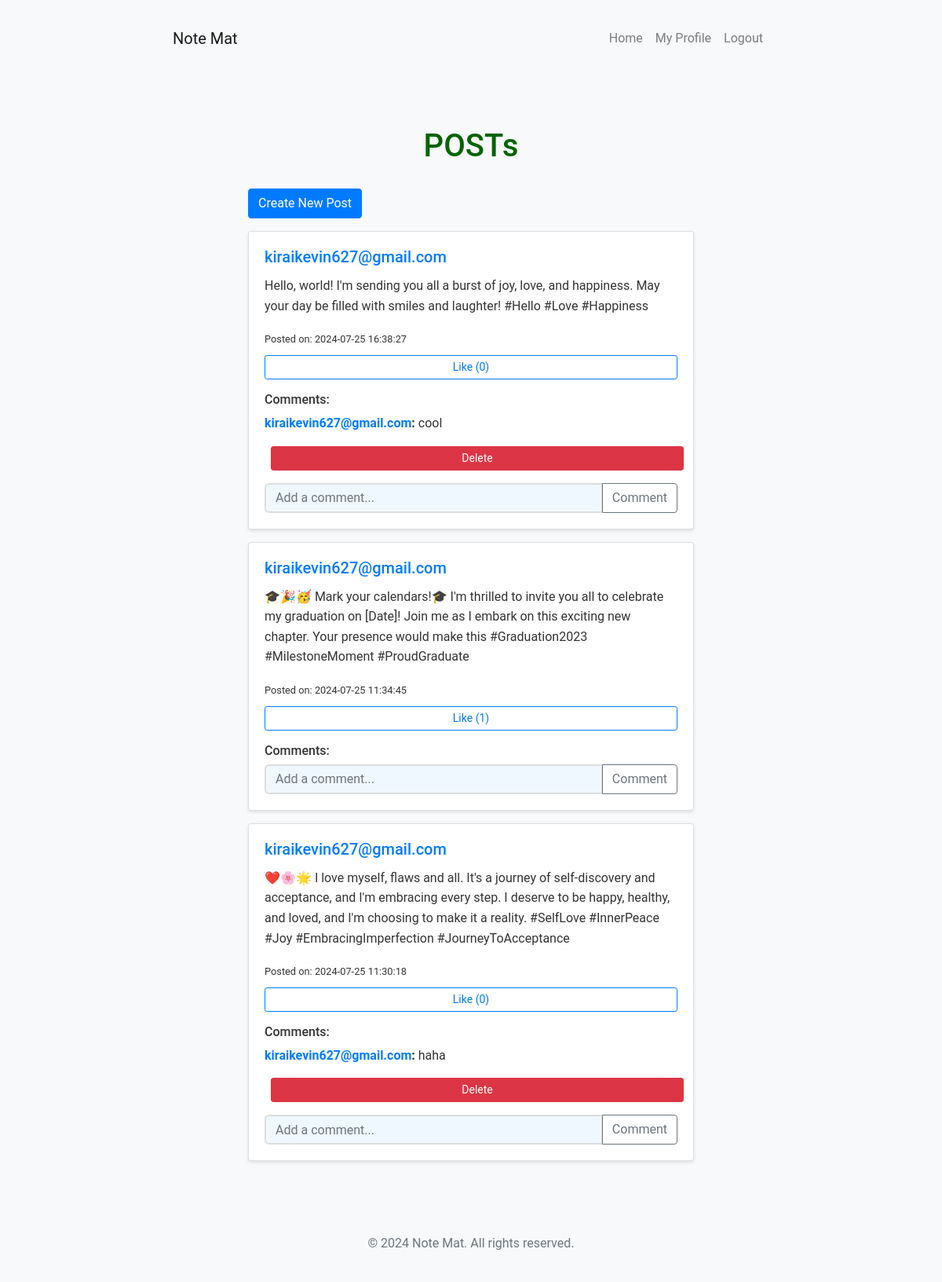
Page / (signed in) on the earlier database version.
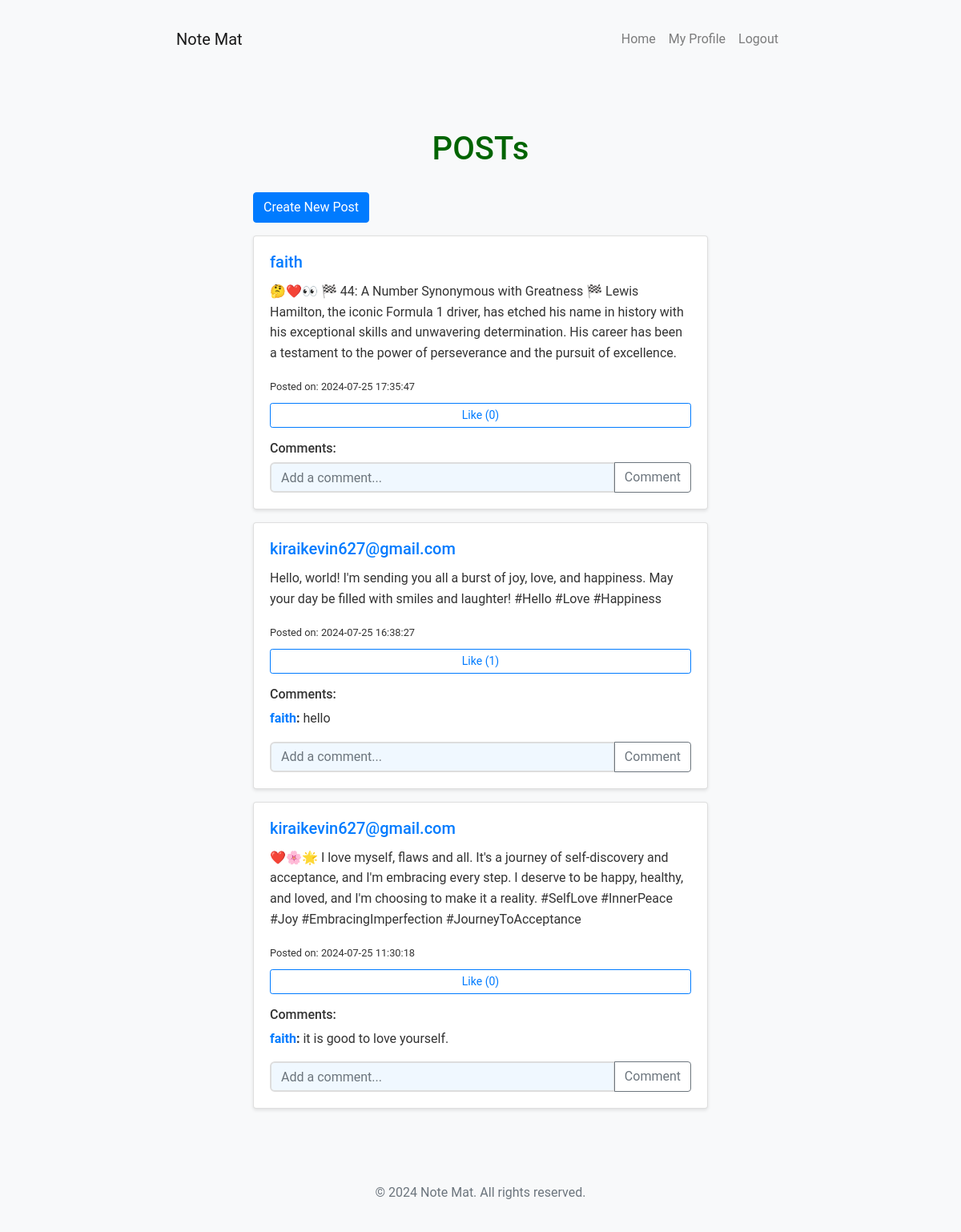
Same page on the later database version.
### models.py (models this page shows)
class Post(db.Model):
    id = db.Column(db.Integer, primary_key=True)
    content = db.Column(db.Text, nullable=False)
    timestamp = db.Column(db.DateTime, index=True, default=datetime.utcnow)
    user_id = db.Column(db.Integer, db.ForeignKey('user.id'))
    comments = db.relationship('Comment', backref='post', lazy='dynamic', cascade='all, delete-orphan')
    likes = db.relationship('Like', backref='post', lazy='dynamic', cascade='all, delete-orphan')

class User(UserMixin, db.Model):
    id = db.Column(db.Integer, primary_key=True)
    username = db.Column(db.String(64), unique=True, nullable=False)
    password = db.Column(db.String(128), nullable=False)
    posts = db.relationship('Post', backref='author', lazy='dynamic')
    comments = db.relationship('Comment', backref='author', lazy='dynamic')
    likes = db.relationship('Like', backref='user', lazy='dynamic')

class Comment(db.Model):
    id = db.Column(db.Integer, primary_key=True)
    content = db.Column(db.Text, nullable=False)
    timestamp = db.Column(db.DateTime, index=True, default=datetime.utcnow)
    user_id = db.Column(db.Integer, db.ForeignKey('user.id'))
    post_id = db.Column(db.Integer, db.ForeignKey('post.id'))

### app.py (the view)
@app.route('/')
@login_required
def home():
    posts = Post.query.order_by(Post.timestamp.desc()).all()
    return render_template('home.html', posts=posts)

### app.py (called while the page is built)
@login_manager.user_loader
def load_user(user_id):
    return User.query.get(int(user_id))

### templates/home.html
{% extends "base.html" %}
{% block content %}
<div class="container">
    <h1>POSTs</h1>
    <a href="{{ url_for('new_post') }}" class="btn btn-primary mb-3">Create New Post</a>
    {% for post in posts %}
    <div class="card mb-3">
        <div class="card-body">
            <h5 class="card-title">
                <a href="{{ url_for('profile', username=post.author.username) }}">{{ post.author.username }}</a>
            </h5>
            <p>{{ post.content }}</p>
            <small>Posted on: {{ post.timestamp.strftime('%Y-%m-%d %H:%M:%S') }}</small>
            <form action="{{ url_for('like_post', post_id=post.id) }}" method="post" class="mt-2">
                <button type="submit" class="btn btn-outline-primary btn-sm">Like ({{ post.likes.count() }})</button>
            </form>
            <h6 class="mt-3">Comments:</h6>
            {% for comment in post.comments %}
            <div class="comment mb-2">
                <p>
                    <strong>
                        <a href="{{ url_for('profile', username=comment.author.username) }}">{{ comment.author.username }}</a>:
                    </strong>
                    {{ comment.content }}
                    {% if current_user.id == comment.author.id %}
                        <form action="{{ url_for('delete_comment', comment_id=comment.id) }}" method="post" class="d-inline">
                            <button type="submit" class="btn btn-danger btn-sm ml-2">Delete</button>
                        </form>
                    {% endif %}
                </p>
            </div>
            {% endfor %}
            <form action="{{ url_for('comment_post', post_id=post.id) }}" method="post" class="mt-2">
                <div class="input-group">
                    <input type="text" name="content" class="form-control" placeholder="Add a comment...">
                    <div class="input-group-append">
                        <button class="btn btn-outline-secondary" type="submit">Comment</button>
                    </div>
                </div>
            </form>
        </div>
    </div>
    {% endfor %}
</div>
{% endblock %}

### templates/base.html (shortened to what this page needs)
<!DOCTYPE html>
<html lang="en">
<head>
    <link rel="stylesheet" href="https://stackpath.bootstrapcdn.com/bootstrap/4.5.2/css/bootstrap.min.css">
    <link rel="stylesheet" href="{{ url_for('static', filename='styles.css') }}">
</head>
<body>
    <nav class="navbar navbar-expand-lg navbar-light bg-light">
        <div class="container">
            <a class="navbar-brand" href="{{ url_for('home') }}">Note Mat</a>
            <div class="collapse navbar-collapse" id="navbarNav">
                <ul class="navbar-nav ml-auto">
                    {% if current_user.is_authenticated %}
                        <li class="nav-item">
                            <a class="nav-link" href="{{ url_for('home') }}">Home</a>
                        </li>
                        <li class="nav-item">
                            <a class="nav-link" href="{{ url_for('profile', username=current_user.username) }}">My Profile</a>
                        </li>
                        <li class="nav-item">
                            <a class="nav-link" href="{{ url_for('logout') }}">Logout</a>
                        </li>
                    {% endif %}
                </ul>
            </div>
        </div>
    </nav>
    <div class="container mt-4">
        {% block content %}{% endblock %}
    </div>
    <footer class="footer mt-auto py-3 bg-light">
        <div class="container text-center">
            <span class="text-muted">© 2024 Note Mat. All rights reserved.</span>
        </div>
    </footer>
</body>
</html>

### static/styles.css (style rules this page uses)
:root { --bg-color: #f0f8ff; --text-color: #333; --header-color: #006400; --section-bg: #ffffff; --button-bg: #4CAF50; --button-hover: #45a049; --input-border: #ddd; --result-bg: #e6e6e6; }
body { font-family: 'Roboto', Arial, sans-serif; line-height: 1.6; margin: 0; padding: 0; background-color: var(--bg-color); color: var(--text-color); transition: background-color 0.3s, color 0.3s; }
.container { width: 80%; max-width: 1200px; margin: auto; overflow: hidden; padding: 20px; }
h1 { color: var(--header-color); text-align: center; font-size: 2.5em; margin-bottom: 30px; }
input[type="text"], input[type="password"], input[type="number"], textarea, select { width: 100%; padding: 12px; margin-bottom: 15px; border: 2px solid var(--input-border); border-radius: 6px; font-size: 16px; transition: border-color 0.3s; background-color: var(--bg-color); color: var(--text-color); }
button { display: block; width: 100%; padding: 12px; background: var(--button-bg); color: white; border: none; border-radius: 6px; font-size: 18px; cursor: pointer; transition: background-color 0.3s; }
body { background-color: #f8f9fa; }
.container { max-width: 800px; }
.card { box-shadow: 0 2px 4px rgba(0,0,0,0.1); }

Differences in the rows shown:
removed Comment: author.username "kiraikevin627@gmail.com", content "cool", shown under Post (number 2 of 3 on the later page)
removed Post: author.username "kiraikevin627@gmail.com", content "🎓🎉🥳 Mark your calendars!🎓 I'm thrilled to invite you all to celebrate my graduation on [Date]! Join me as I embark on this exciting new chapter. Your presence would make this #Graduation2023 #MilestoneMoment #ProudGraduate", timestamp "2024-07-25 11:34:45", likes.count "1"
removed Comment: author.username "kiraikevin627@gmail.com", content "haha", shown under Post (number 3 of 3 on the later page)
added Post: author.username "faith", content "🤔❤️👀 🏁 44: A Number Synonymous with Greatness 🏁 Lewis Hamilton, the iconic Formula 1 driver, has etched his name in history with his exceptional skills and unwavering determination. His career has been a testament to the power of perseverance and the pursuit of excellence.", timestamp "2024-07-25 17:35:47", likes.count "0"
computed for Post (number 2 of 3 on the later page): likes.count "0" → "1"
added Comment: author.username "faith", content "hello", shown under Post (number 2 of 3 on the later page)
added Comment: author.username "faith", content "it is good to love yourself.", shown under Post (number 3 of 3 on the later page)
